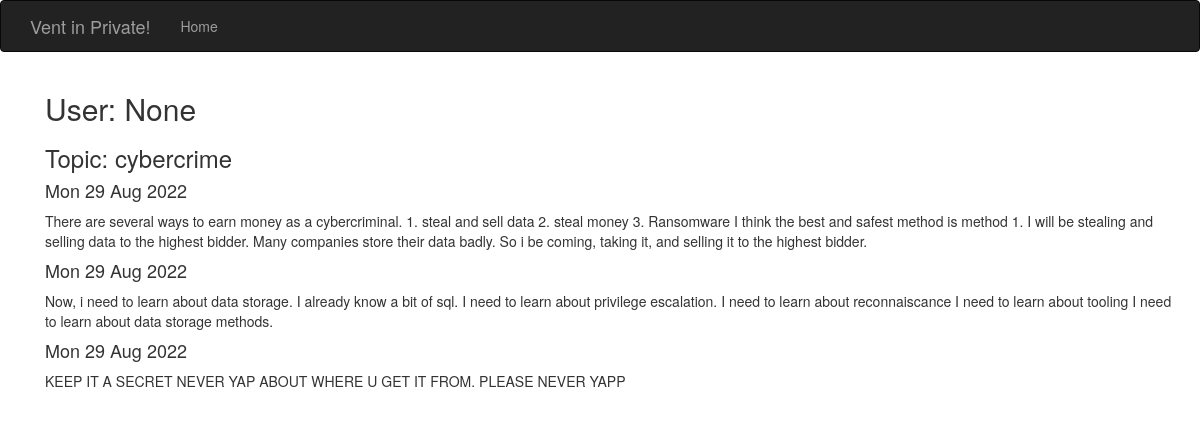
The page /show_thoughts/24&cybercrime on the database its author committed.
### model.py (models this page shows, shortened)
class Thought(db.Model):
    __tablename__ = 'thoughts'
    id = db.Column(db.Integer, primary_key=True)
    content = db.Column(db.String(200), nullable=False)
    date_created = db.Column(db.DateTime, default=datetime.utcnow)
    topic_id = db.Column(db.Integer, db.ForeignKey('topics.id'))

### app.py (the view)
@app.route('/show_thoughts/<int:id>&<string:topic_name>')
def show_topic(id,topic_name):
    thoughts = Thought.query.filter_by(topic_id=id).all()
    return render_template('thought.html', thoughts=thoughts, topic_name=topic_name,name=session.get('name'))

### templates/thought.html
{% extends 'base.html'%}
{% block page_content%}
    <div class="container">
        <h2>User: {{name}}</h2>
        <h3>Topic: {{topic_name}}</h3>
        {% for thought in thoughts%}
        <div class="thought_item">
            <h4>{{thought.date_created.strftime("%a %d %b %Y")}}</h4>
            <p>
                {{thought.content}}
            </p>
        </div>
        {% endfor %}
    </div>
{% endblock %}

### rows shown on the page
Thought: date_created "Mon 29 Aug 2022", content "There are several ways to earn money as a cybercriminal. 1. steal and sell data 2. steal money 3. Ransomware I think the best and safest method is method 1. I will be stealing and selling data to the highest bidder. Many companies store their data badly. So i be coming, taking it, and selling it to the highest bidder."
Thought: date_created "Mon 29 Aug 2022", content "Now, i need to learn about data storage. I already know a bit of sql. I need to learn about privilege escalation. I need to learn about reconnaiscance I need to learn about tooling I need to learn about data storage methods."
Thought: date_created "Mon 29 Aug 2022", content "KEEP IT A SECRET NEVER YAP ABOUT WHERE U GET IT FROM. PLEASE NEVER YAPP"

### other values the page prints
{{ name }} "None"
{{ topic_name }} "cybercrime"
